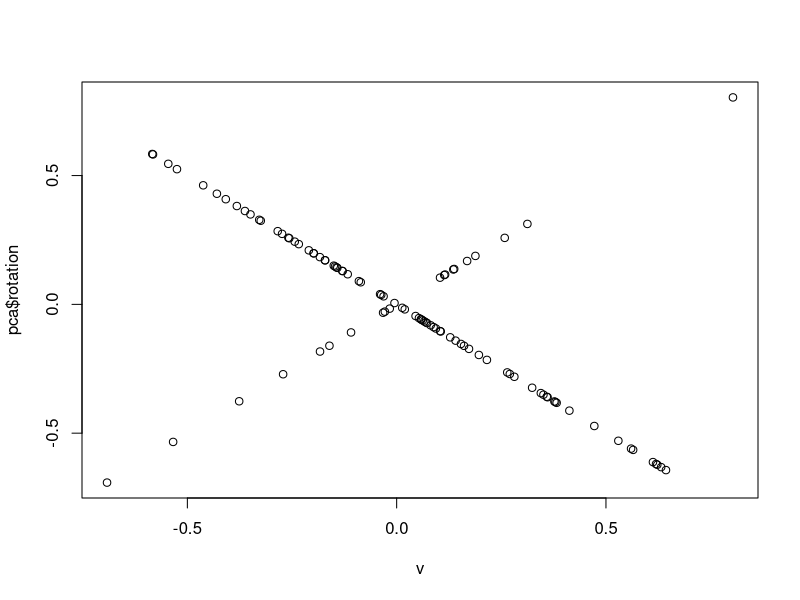
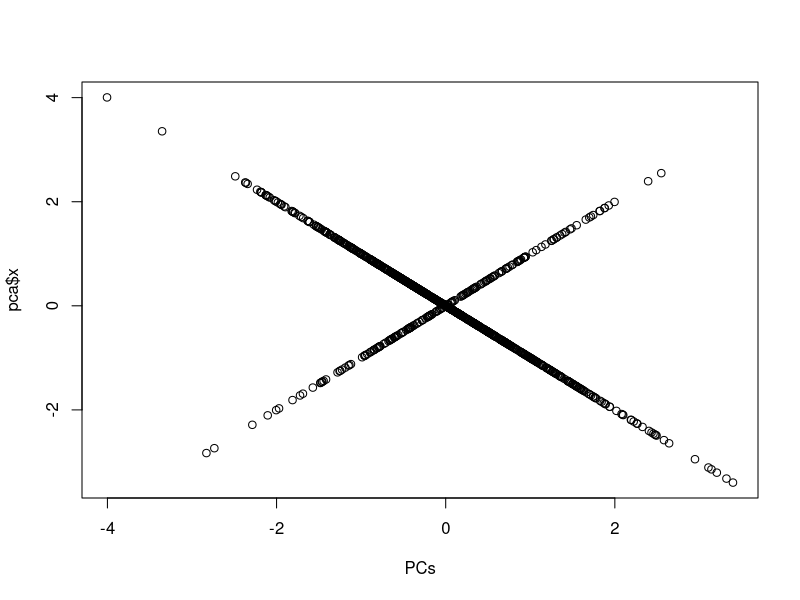

These charts were generated, in order, by the following R code: (Note: this script raises an error after producing the figures.)
## ---- chunk 1
n <- 100; m <- 10
a <- matrix(0, n, m); a[] <- rnorm(length(a))
a <- sweep(a, 2, 1:m, '+')
colMeans(a)
pca <- prcomp(a, center = FALSE)
cor(pca$rotation[, 1], colMeans(a))
## ---- chunk 2
n <- 100; m <- 10
a <- matrix(0, n, m); a[] <- rnorm(length(a))
a[, 1] <- 100 * a[, 1]
apply(a, 2, sd)
pca <- prcomp(a, center = TRUE)
pca$rotation[, 1]
## ---- chunk 3
# True one
n <- 100; m <- 10
a <- matrix(0, n, m); a[] <- rnorm(length(a))
pca <- prcomp(a, center = TRUE, scale. = TRUE)
# DIY
a.scaled <- scale(a, center = TRUE, scale = TRUE)
K <- crossprod(a.scaled)
K.eigs <- eigen(K, symmetric = TRUE)
v <- K.eigs$vectors
PCs <- a.scaled %*% v
# Verif, recall that PCs can be opposites between runs
plot(v, pca$rotation)
all.equal(sqrt(K.eigs$values), sqrt(n - 1) * pca$sdev)
plot(PCs, pca$x)
## ---- chunk 4
# Let's verify
sds <- apply(a, 2, sd)
a.scaled2 <- (diag(n) - tcrossprod(rep(1, n)) / n) %*% a %*% diag(1 / sds)
all.equal(a.scaled2, a.scaled, check.attributes = FALSE)
## ---- chunk 5
SV <- v / sds
XSV <- a %*% SV
CXSV <- sweep(XSV, 2, colMeans(XSV), '-')
all.equal(CXSV, PCs)
## ---- chunk 6
sx <- colSums(a)
K2 <- (crossprod(a) - tcrossprod(sx) / n) / tcrossprod(sds)
all.equal(K, K2)
## ---- chunk 7
cor3 <- function(mat) {
  sums <- colSums(mat) / sqrt(nrow(mat))
  corr <- crossprod(mat)
  diags <- sqrt(diag(corr) - sums^2)
  correlize(corr, shift = sums, scale = diags)
}

a <- matrix(0, 1000, 1000); a[] <- rnorm(length(a))
all.equal(cor3(a), cor(a))

library(microbenchmark)
microbenchmark(
  cor3(a),
  cor(a),
  times = 20
)
